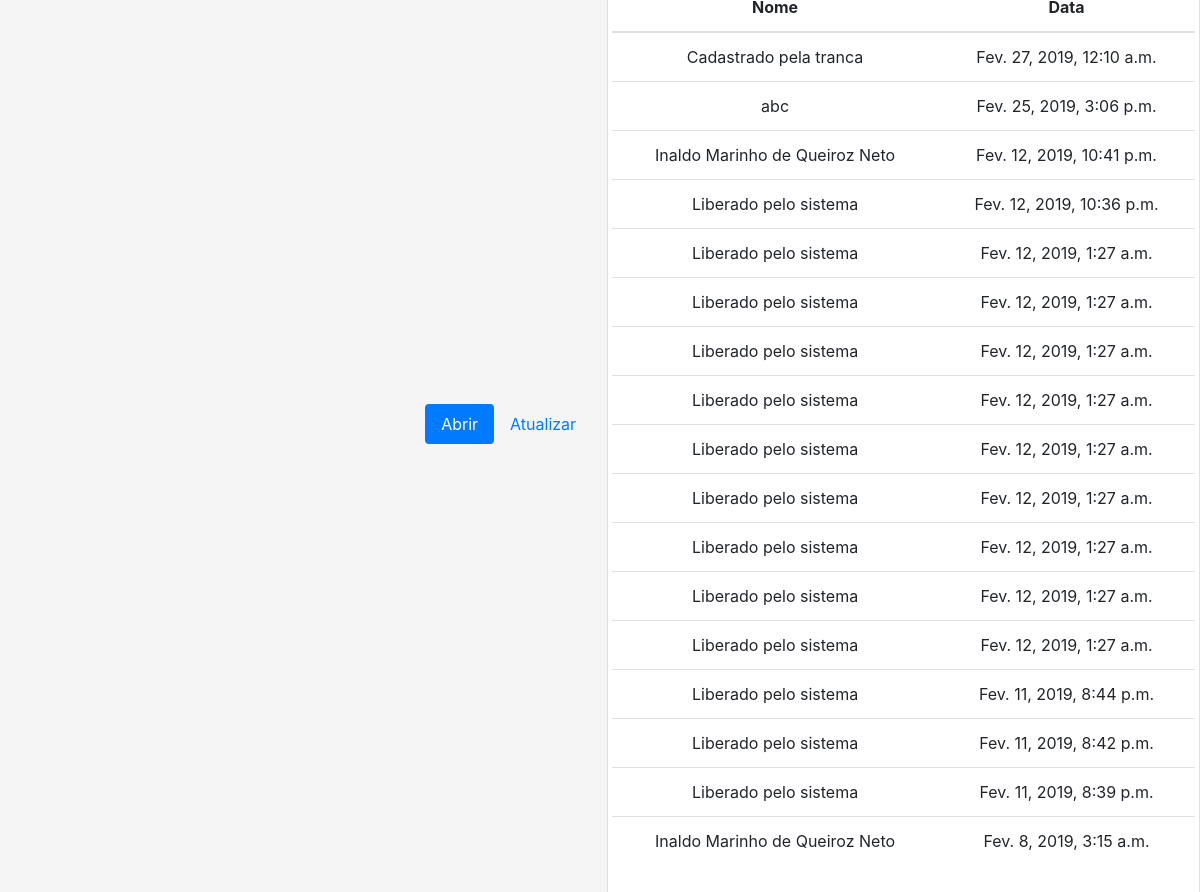
Page /index/ (signed in) on the committed database.
### core/models.py (models this page shows)
class log(models.Model):
    key = models.ForeignKey(pessoa, on_delete=models.CASCADE)
    created_date = models.DateTimeField(
        default=timezone.now)
    class Meta:
        verbose_name = 'Log'
        verbose_name_plural = 'Logs'
        ordering = ['created_date']

class pessoa(models.Model):
    nome = models.CharField(max_length=150)
    key = models.CharField(max_length=14, unique=True)
    ativado = models.BooleanField(default=False)
    segunda = models.BooleanField(default=True)
    terca = models.BooleanField(default=True)
    quarta = models.BooleanField(default=True)
    quinta = models.BooleanField(default=True)
    sexta = models.BooleanField(default=True)
    sabado = models.BooleanField(default=True)
    domingo = models.BooleanField(default=True)
    created_date = models.DateTimeField(
        default=timezone.now)
    def __str__(self):
        return self.nome
    class Meta:
        verbose_name = 'Pessoa'
        verbose_name_plural = 'Pessoas'
        ordering = ['created_date']

### core/views.py (the view)
# urls.py: path('', views.index, name='index'),
def index(request):
    log_list = log.objects.filter(created_date__lte=timezone.now()).order_by('-created_date')
    page = request.GET.get('page', 1)
    paginator = Paginator(log_list, 25)
    try:
        logs = paginator.page(page)
    except PageNotAnInteger:
        logs = paginator.page(1)
    except EmptyPage:
        logs = paginator.page(paginator.num_pages)
    return render(request, 'core/index.html', {'logs': logs})

### core/templates/core/index.html (shortened to what this page needs)
{% extends 'core/base.html' %}
{% block content %}
<div class="card text-center container mt-5 pl-0 pr-0 mb-5">
  <div class="card-body pl-1 pr-1">
    <table class="table table-hover mt-2">
  <thead>
    <tr>
      <th scope="col">Nome</th>
      <th scope="col">Data</th>
    </tr>
  </thead>
  <tbody>
  {% for log in logs %}
    <tr>
      <td>{{ log.key }}</td>
      <td>{{ log.created_date }}</td>
    </tr>
  {% endfor %}
  </tbody>
</table>
    </div>
    </div>
{% endblock %}

### core/templates/core/base.html (shortened to what this page needs)
{% load static %}
<!DOCTYPE html>
<html lang="pt-br">
  <head>
     <link rel="stylesheet" href="https://stackpath.bootstrapcdn.com/bootstrap/4.1.3/css/bootstrap.min.css">
    <link rel="stylesheet" href="{% static 'base/signin.css' %}">
  </head>
   {% if user.is_authenticated %}
  <body>
  <div class="container mt-5">
    <ul class="nav nav-pills justify-content-end">
  <li class="nav-item">
    <a class="nav-link active" href="{% url 'abrir' %}">Abrir</a>
  </li>
  <li class="nav-item">
    <a class="nav-link" href="{% url 'atualizar' %}">Atualizar</a>
  </li>
</ul>
  </div>
      {% block content %}
      {% endblock %}
  </body>
{% endif %}
</html>

### account/static/css/signin.css (style rules this page uses)
html, body { height: 100%; }
body { display: -ms-flexbox; display: flex; -ms-flex-align: center; align-items: center; padding-top: 40px; padding-bottom: 40px; background-color: #f5f5f5; }

### rows in the picture
log: key "Cadastrado pela tranca", created_date "Fev. 27, 2019, 12:10 a.m."
log: key "abc", created_date "Fev. 25, 2019, 3:06 p.m."
log: key "Inaldo Marinho de Queiroz Neto", created_date "Fev. 12, 2019, 10:41 p.m."
log: key "Liberado pelo sistema", created_date "Fev. 12, 2019, 10:36 p.m."
log: key "Liberado pelo sistema", created_date "Fev. 12, 2019, 1:27 a.m."
log: key "Liberado pelo sistema", created_date "Fev. 12, 2019, 1:27 a.m."
log: key "Liberado pelo sistema", created_date "Fev. 12, 2019, 1:27 a.m."
log: key "Liberado pelo sistema", created_date "Fev. 12, 2019, 1:27 a.m."
log: key "Liberado pelo sistema", created_date "Fev. 12, 2019, 1:27 a.m."
log: key "Liberado pelo sistema", created_date "Fev. 12, 2019, 1:27 a.m."
log: key "Liberado pelo sistema", created_date "Fev. 12, 2019, 1:27 a.m."
log: key "Liberado pelo sistema", created_date "Fev. 12, 2019, 1:27 a.m."
log: key "Liberado pelo sistema", created_date "Fev. 12, 2019, 1:27 a.m."
log: key "Liberado pelo sistema", created_date "Fev. 11, 2019, 8:44 p.m."
log: key "Liberado pelo sistema", created_date "Fev. 11, 2019, 8:42 p.m."
log: key "Liberado pelo sistema", created_date "Fev. 11, 2019, 8:39 p.m."
log: key "Inaldo Marinho de Queiroz Neto", created_date "Fev. 8, 2019, 3:15 a.m."
